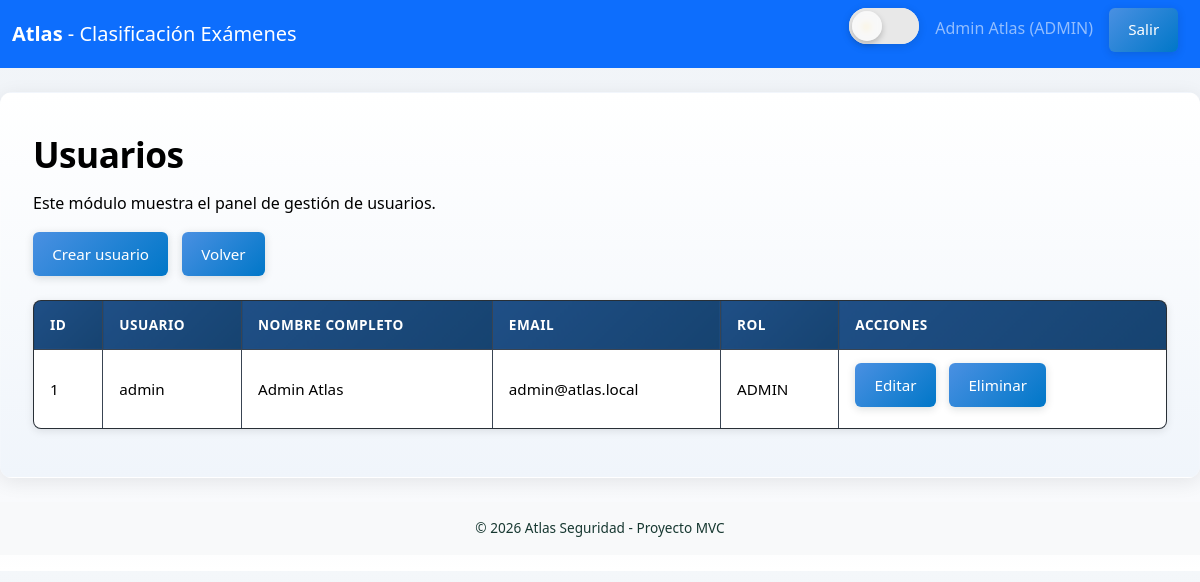
The page /index.php?c=dashboard&a=users (signed in) on the database as committed earlier.
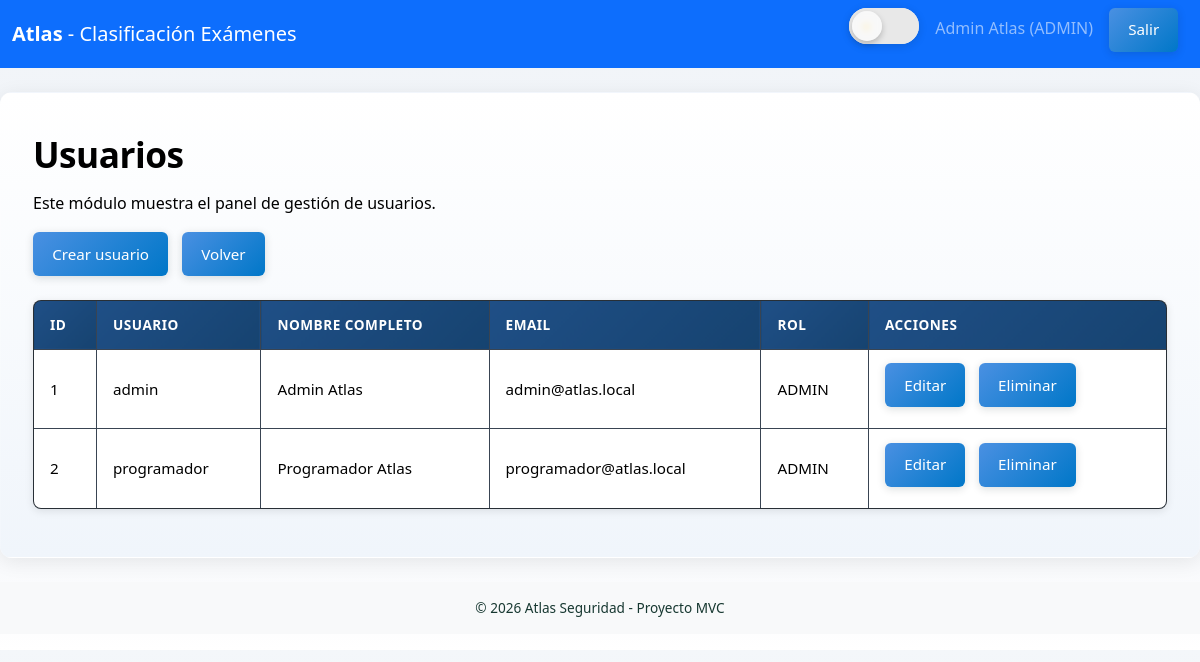
The same page on the database as committed later.
### tables this page shows
CREATE TABLE IF NOT EXISTS users (
  id INT AUTO_INCREMENT PRIMARY KEY,
  role_id INT NOT NULL,
  username VARCHAR(80) NOT NULL UNIQUE,
  password VARCHAR(255) NOT NULL,
  fullname VARCHAR(120) NOT NULL,
  email VARCHAR(120) DEFAULT NULL,
  created_at TIMESTAMP DEFAULT CURRENT_TIMESTAMP,
  FOREIGN KEY (role_id) REFERENCES roles(id) ON DELETE RESTRICT ON UPDATE CASCADE
);

CREATE TABLE IF NOT EXISTS roles (
  id INT AUTO_INCREMENT PRIMARY KEY,
  name VARCHAR(50) NOT NULL UNIQUE,
  description VARCHAR(255) DEFAULT NULL
);

### controllers/DashboardController.php (called while the page is built, shortened)
<?php
class DashboardController
{
    public function users()
    {
        $userModel = new UserModel();
        $users = $userModel->all();
        include __DIR__ . '/../views/dashboard/users.php';
    }
}

### index.php (called while the page is built, shortened)
<?php
require_once __DIR__ . '/config/Database.php';
require_once __DIR__ . '/models/BaseModel.php';
require_once __DIR__ . '/models/UserModel.php';
require_once __DIR__ . '/controllers/DashboardController.php';
$controller = $_GET['c'] ?? 'auth';
$action = $_GET['a'] ?? 'login';
switch ($controller) {
    case 'dashboard':
        $ctrl = new DashboardController();
        break;
}
$ctrl->{$action}();

### config/Database.php (called while the page is built)
<?php
class Database
{
    private static $instance = null;
    private $pdo;
    private function __construct()
    {
        $host = '127.0.0.1';
        $db   = 'atlas';
        $user = 'root';
        $pass = '';
        $charset = 'utf8mb4';
        $dsn = "mysql:host=$host;dbname=$db;charset=$charset";
        $options = [
            PDO::ATTR_ERRMODE => PDO::ERRMODE_EXCEPTION,
            PDO::ATTR_DEFAULT_FETCH_MODE => PDO::FETCH_ASSOC,
            PDO::ATTR_EMULATE_PREPARES => false,
        ];
        $this->pdo = new PDO($dsn, $user, $pass, $options);
    }
    public static function getInstance()
    {
        if (self::$instance === null) {
            self::$instance = new self();
        }
        return self::$instance;
    }
    public function getConnection()
    {
        return $this->pdo;
    }
}

### models/BaseModel.php (called while the page is built, shortened)
<?php
abstract class BaseModel
{
    public function __construct()
    {
        $this->db = Database::getInstance()->getConnection();
    }
}

### models/UserModel.php (called while the page is built, shortened)
<?php
class UserModel extends BaseModel
{
    public function all()
    {
        $stmt = $this->db->query('SELECT u.id,u.username,u.fullname,u.email,r.name as role_name,u.role_id FROM users u JOIN roles r ON u.role_id = r.id');
        return $stmt->fetchAll();
    }
}

### views/dashboard/users.php (the view)
<?php include __DIR__ . '/../layouts/header.php'; ?>
<h1>Usuarios</h1>
<p>Este módulo muestra el panel de gestión de usuarios.</p>
<p>
    <a class="btn" href="index.php?c=dashboard&a=createUser">Crear usuario</a>
    <a class="btn" href="index.php?c=dashboard&a=index">Volver</a>
</p>
<?php if (!empty($users)): ?>
    <div class="table-wrapper">
        <table class="table">
            <thead>
                <tr>
                    <th>ID</th>
                    <th>Usuario</th>
                    <th>Nombre completo</th>
                    <th>Email</th>
                    <th>Rol</th>
                    <th>Acciones</th>
                </tr>
            </thead>
            <tbody>
                <?php foreach ($users as $userItem): ?>
                    <tr>
                        <td><?= htmlspecialchars($userItem['id']) ?></td>
                        <td><?= htmlspecialchars($userItem['username']) ?></td>
                        <td><?= htmlspecialchars($userItem['fullname']) ?></td>
                        <td><?= htmlspecialchars($userItem['email']) ?></td>
                        <td><?= htmlspecialchars($userItem['role_name']) ?></td>
                        <td>
                            <a class="btn" href="index.php?c=dashboard&a=editUser&id=<?= $userItem['id'] ?>">Editar</a>
                            <a class="btn" href="index.php?c=dashboard&a=deleteUser&id=<?= $userItem['id'] ?>" onclick="return confirm('¿Eliminar usuario?');">Eliminar</a>
                        </td>
                    </tr>
                <?php endforeach; ?>
            </tbody>
        </table>
    </div>
<?php else: ?>
    <p>No hay usuarios registrados aún.</p>
<?php endif; ?>
<?php include __DIR__ . '/../layouts/footer.php'; ?>

Rows that differ between the two databases and show on the page:
added users: id "2", username "programador", fullname "Programador Atlas", email "programador@atlas.local", role.name "ADMIN"
